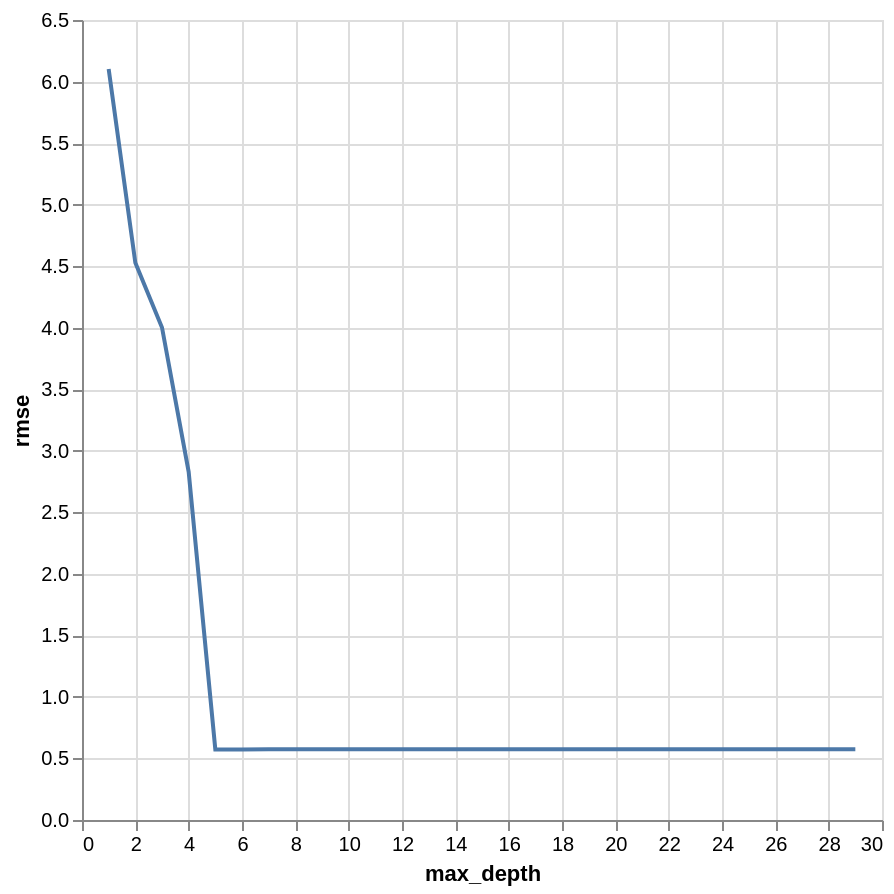

The code cell stored with this chart in its notebook:
### Code cell
plot_max_depth_rmse(max_depths, rmses_oh)

### Figure 1 — Vega-Lite specification as saved in the notebook (floating-point values rounded to 4 significant figures)
{"config": {"view": {"continuousWidth": 300, "continuousHeight": 300}}, "data": {"name": "data-fe581ba67ad982ab1e91be4cb146cbf0"}, "mark": {"type": "line"}, "encoding": {"x": {"field": "max_depth", "type": "quantitative"}, "y": {"field": "rmse", "type": "quantitative"}}, "height": 400, "params": [{"name": "param_4", "select": {"type": "interval", "encodings": ["x", "y"]}, "bind": "scales"}], "width": 400, "$schema": "https://vega.github.io/schema/vega-lite/v5.16.3.json", "datasets": {"data-fe581ba67ad982ab1e91be4cb146cbf0": [{"max_depth": 1, "rmse": 6.102}, {"max_depth": 2, "rmse": 4.528}, {"max_depth": 3, "rmse": 4.002}, {"max_depth": 4, "rmse": 2.829}, {"max_depth": 5, "rmse": 0.573}, {"max_depth": 6, "rmse": 0.5727}, {"max_depth": 7, "rmse": 0.5741}, {"max_depth": 8, "rmse": 0.5741}, {"max_depth": 9, "rmse": 0.5741}, {"max_depth": 10, "rmse": 0.5741}, {"max_depth": 11, "rmse": 0.5741}, {"max_depth": 12, "rmse": 0.5741}, {"max_depth": 13, "rmse": 0.5741}, {"max_depth": 14, "rmse": 0.5741}, {"max_depth": 15, "rmse": 0.5741}, {"max_depth": 16, "rmse": 0.5741}, {"max_depth": 17, "rmse": 0.5741}, {"max_depth": 18, "rmse": 0.5741}, {"max_depth": 19, "rmse": 0.5741}, {"max_depth": 20, "rmse": 0.5741}, {"max_depth": 21, "rmse": 0.5741}, {"max_depth": 22, "rmse": 0.5741}, {"max_depth": 23, "rmse": 0.5741}, {"max_depth": 24, "rmse": 0.5741}, {"max_depth": 25, "rmse": 0.5741}, {"max_depth": 26, "rmse": 0.5741}, {"max_depth": 27, "rmse": 0.5741}, {"max_depth": 28, "rmse": 0.5741}, {"max_depth": 29, "rmse": 0.5741}]}}
